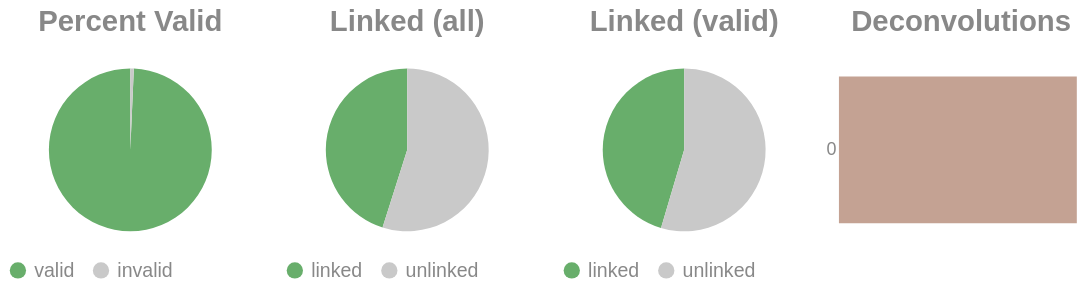

Here is the notebook cell this chart was saved with:
### Code cell
if SKIPLR:
    pass
else:
    clash = Counter()
    for i in valids['molecule'].to_list():
        _mol = i.split("-")
        if len(_mol) == 1:
            clash.update('0')
        else:
            clash.update(_mol[-1])

    _d = {"deconvolutions": [], 'count': []}
    for k,v in clash.items():
        _d['deconvolutions'].append(k)
        _d['count'].append(v)

    tot_valid = valids['reads'].sum()
    mask = valids['reads'] >= 2
    n_linked_reads = valids.filter(mask)['reads'].sum()
    if n_linked_reads == 0:
        print_html("No linked molecules (>=2 reads) were detected; skipping linked-only distributions.")
        SKIPLR = True
    else:
        perc_valid = round(tot_valid / n_reads, 4)
        linked_perc_abs = round(n_linked_reads / n_reads, 4)
        linked_perc = round(n_linked_reads / tot_valid, 4)

    _valid = pl.DataFrame({"valids": ['valid', 'invalid'], "count": [tot_valid, n_reads - tot_valid]})
    _linked_abs = pl.DataFrame({"linked (absolute)": ['linked', 'unlinked'], "count": [n_linked_reads, n_reads - n_linked_reads]})
    _linked_rel = pl.DataFrame({"linked (valids)": ['linked', 'unlinked'], "count": [n_linked_reads, tot_valid - n_linked_reads]})

    (
        alt.hconcat(
            piechart(_valid, goodval = 'valid', title = "Percent Valid"),
            piechart(_linked_abs, goodval = "linked", title =  "Linked (all)"),
            piechart(_linked_rel, goodval = "linked", title =  "Linked (valid)"),
            convolutionbar(pl.DataFrame(_d), title = "Deconvolutions"),
            center = True,
            bounds = 'flush'
        )
        .resolve_scale(color='independent')
        .resolve_legend('independent')
        .properties(usermeta={'embedOptions': {"actions": False}})
    ).display()

### Figure 1 — Vega-Lite specification as saved in the notebook (floating-point values rounded to 4 significant figures)
{"width": "container", "height": 400, "config": {"title": {"anchor": "start", "dy": -15, "fontSize": 18, "color": "#888888", "subtitleColor": "#888888", "subtitleFontSize": 14}, "arc": {"fill": "#0072B2"}, "axis": {"domainColor": "#888888", "domainWidth": 0.5, "gridWidth": 0.2, "grid": false, "titleFontWeight": 400, "titleFontSize": 15, "labelFontSize": 11, "labelColor": "#888888", "tickColor": "#888888", "tickWidth": 0.2, "titleColor": "#888888"}, "axisBand": {"grid": false}, "axisX": {"grid": true, "tickSize": 10, "domainCap": "round"}, "axisY": {"domain": false, "grid": true, "tickSize": 0, "domainCap": "round"}, "background": "transparent", "header": {"labelFontSize": 15, "labelColor": "#888888", "titleFontSize": 15, "titleFontWeight": 600, "titleColor": "#888888"}, "legend": {"labelFont": "sans-serif", "labelFontSize": 12, "labelColor": "#888888", "symbolSize": 100, "symbolType": "circle", "titleFontSize": 12, "titlePadding": 10, "titleColor": "#888888", "title": null}, "range": {"category": ["#E69F00", "#56B4E9", "#009E73", "#F0E442", "#0072B2", "#D55E00", "#CC79A7", "#000000"], "diverging": ["#cfe8f3", "#a2d4ec", "#73bfe2", "#46abdb", "#1696d2", "#12719e"]}, "area": {"fill": "#0072B2", "fillOpacity": 0.7, "line": true, "strokeOpacity": 0.7}, "line": {"color": "#0072B2", "stroke": "#0072B2", "strokeWidth": 2}, "trail": {"color": "#0072B2", "stroke": "#0072B2", "strokeWidth": 0, "size": 1}, "point": {"filled": true, "fillOpacity": 1.0, "size": 95}, "text": {"color": "#888888", "fontSize": 11, "align": "right", "fontWeight": 400, "size": 11}, "bar": {"fill": "#0072B2", "stroke": null}, "view": {"stroke": null, "continuousWidth": 660, "continuousHeight": 400}}, "hconcat": [{"data": {"name": "data-76f25d012de9967b0831a9753f37438b"}, "mark": {"type": "arc"}, "encoding": {"color": {"field": "valids", "legend": {"orient": "bottom", "title": null}, "scale": {"domain": ["valid", "invalid"], "range": ["#68ae6b", "#C9C9C9"]}, "title": "Valids", "type": "nominal"}, "theta": {"field": "count", "type": "quantitative"}, "tooltip": [{"field": "valids", "title": "Valids", "type": "ordinal"}, {"field": "percent", "format": ".2%", "title": "Percent", "type": "quantitative"}, {"field": "count", "title": "Count", "type": "quantitative"}]}, "height": 100, "title": {"text": "Percent Valid", "align": "center", "anchor": "middle"}, "transform": [{"calculate": "datum.count / 9424303", "as": "percent"}], "width": 150}, {"data": {"name": "data-c6e44b509c26ad693db2fa01195c005a"}, "mark": {"type": "arc"}, "encoding": {"color": {"field": "linked (absolute)", "legend": {"orient": "bottom", "title": null}, "scale": {"domain": ["linked", "unlinked"], "range": ["#68ae6b", "#C9C9C9"]}, "title": "Linked (Absolute)", "type": "nominal"}, "theta": {"field": "count", "type": "quantitative"}, "tooltip": [{"field": "linked (absolute)", "title": "Linked (Absolute)", "type": "ordinal"}, {"field": "percent", "format": ".2%", "title": "Percent", "type": "quantitative"}, {"field": "count", "title": "Count", "type": "quantitative"}]}, "height": 100, "title": {"text": "Linked (all)", "align": "center", "anchor": "middle"}, "transform": [{"calculate": "datum.count / 9424303", "as": "percent"}], "width": 150}, {"data": {"name": "data-7c4624ce22bfef954ab4b5fc45b750a4"}, "mark": {"type": "arc"}, "encoding": {"color": {"field": "linked (valids)", "legend": {"orient": "bottom", "title": null}, "scale": {"domain": ["linked", "unlinked"], "range": ["#68ae6b", "#C9C9C9"]}, "title": "Linked (Valids)", "type": "nominal"}, "theta": {"field": "count", "type": "quantitative"}, "tooltip": [{"field": "linked (valids)", "title": "Linked (Valids)", "type": "ordinal"}, {"field": "percent", "format": ".2%", "title": "Percent", "type": "quantitative"}, {"field": "count", "title": "Count", "type": "quantitative"}]}, "height": 100, "title": {"text": "Linked (valid)", "align": "center", "anchor": "middle"}, "transform": [{"calculate": "datum.count / 9359337", "as": "percent"}], "width": 150}, {"data": {"name": "data-2f0e6a77fa8dce819ddd3ee02904fdda"}, "mark": {"type": "bar"}, "encoding": {"color": {"field": "deconvolutions", "legend": null, "scale": {"scheme": "lightgreyred"}, "type": "nominal"}, "tooltip": [{"field": "deconvolutions", "title": "Deconvolutions", "type": "ordinal"}, {"field": "percent", "format": ".2%", "title": "Percent", "type": "quantitative"}, {"field": "count", "title": "Count", "type": "quantitative"}], "x": {"axis": null, "field": "count", "type": "quantitative"}, "y": {"field": "deconvolutions", "sort": "ascending", "title": null, "type": "nominal"}}, "height": 100, "title": {"text": "Deconvolutions", "align": "center", "anchor": "middle"}, "transform": [{"calculate": "datum.count / 6814672", "as": "percent"}], "width": 150}], "bounds": "flush", "center": true, "resolve": {"legend": {"angle": "independent"}, "scale": {"color": "independent"}}, "usermeta": {"embedOptions": {"actions": false}}, "$schema": "https://vega.github.io/schema/vega-lite/v6.1.0.json", "datasets": {"data-76f25d012de9967b0831a9753f37438b": [{"valids": "valid", "count": 9359337}, {"valids": "invalid", "count": 64966}], "data-c6e44b509c26ad693db2fa01195c005a": [{"linked (absolute)": "linked", "count": 4250091}, {"linked (absolute)": "unlinked", "count": 5174212}], "data-7c4624ce22bfef954ab4b5fc45b750a4": [{"linked (valids)": "linked", "count": 4250091}, {"linked (valids)": "unlinked", "count": 5109246}], "data-2f0e6a77fa8dce819ddd3ee02904fdda": [{"deconvolutions": "0", "count": 6814672}]}}
